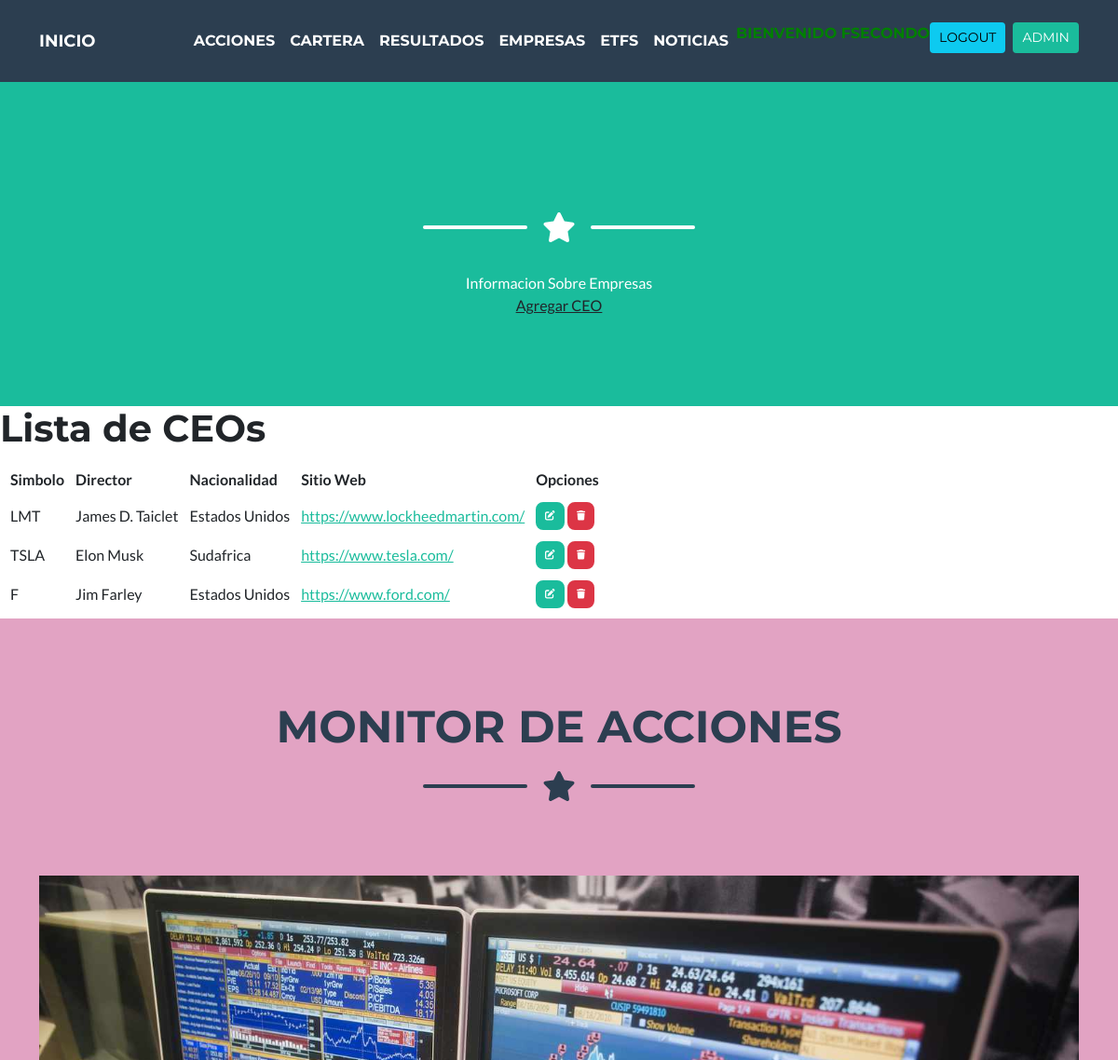
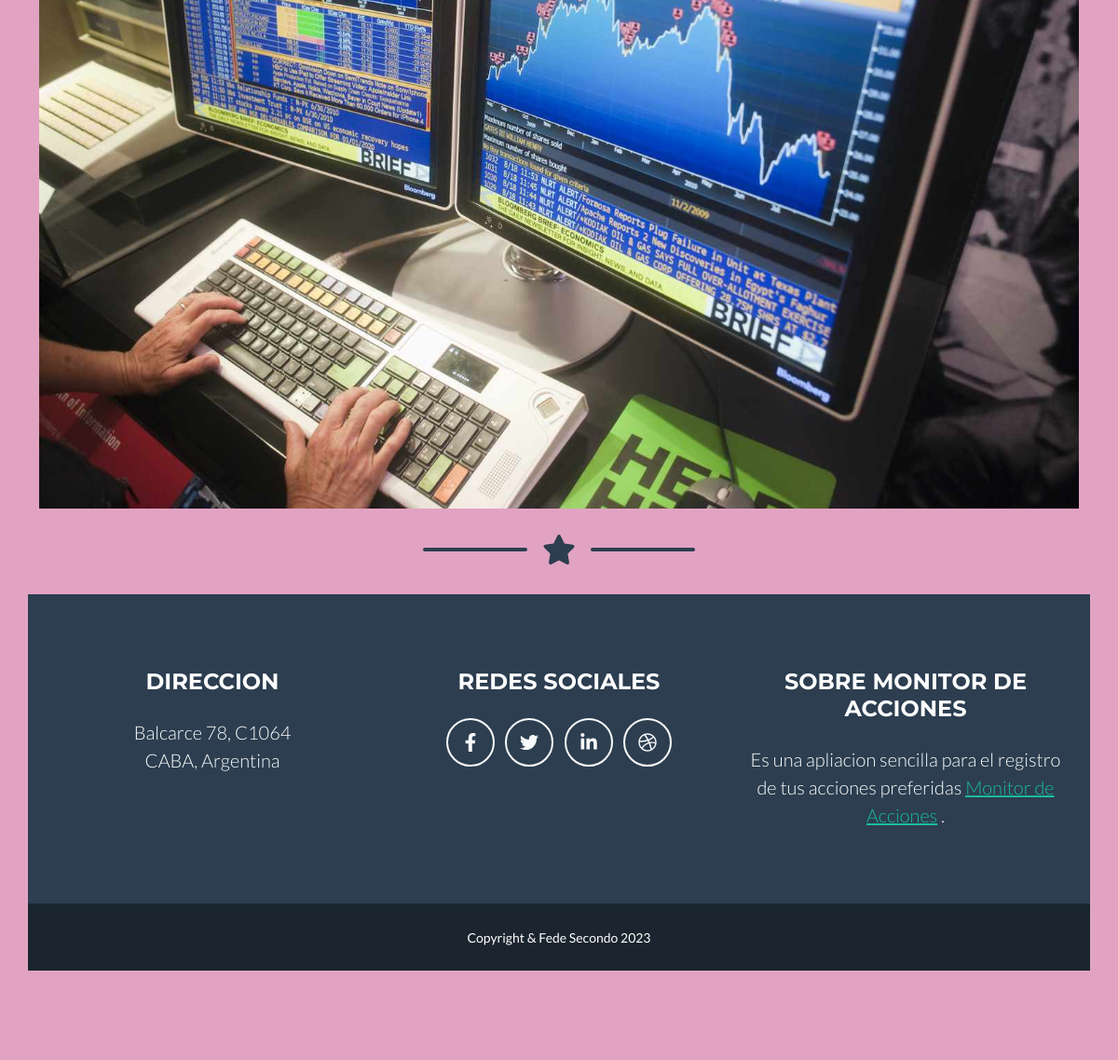
Screenshot of /acciones/ceos/ (signed in) with the database file from the repository (2 pictures, top to bottom).
### acciones/models.py (models this page shows, shortened)
class CEOEmpresa(models.Model):
    accion = models.OneToOneField(Accion, on_delete=models.CASCADE)
    nombre_director = models.CharField(max_length=100)
    nacionalidad = models.CharField(max_length=50)
    sitio_web = models.URLField()

class Accion(models.Model):
    simbolo = models.CharField(max_length=10)
    descripcion = models.TextField(default="Descripción", max_length=255)
    fecha_fundacion = models.DateField()

### acciones/views.py (the view)
# urls.py: path('ceos/', lista_ceos, name='lista_ceos'),
@login_required
def lista_ceos(request):
    ceos = CEOEmpresa.objects.all()
    return render(request, 'acciones/lista_ceos.html', {'ceos': ceos})

### acciones/templates/acciones/lista_ceos.html (shortened to what this page needs)
{% extends 'acciones/base.html' %}
{% load static %}
{% block cabecera%}
    Informacion Sobre Empresas
    <a href="{% url 'agregar_ceo' %}" class="enlace-agregar text-dark">Agregar CEO</a>
{% endblock cabecera %}
{% block contenido %}
    <h1>Lista de CEOs</h1>
    <table style="border-collapse: separate; border-spacing: 10px;">
        <thead>
            <tr>
                <th>Simbolo</th>
                <th>Director</th>
                <th>Nacionalidad</th>
                <th>Sitio Web</th>
                <th>Opciones</th>
            </tr>
        </thead>
        <tbody>
            {% for ceo in ceos %}
            <tr>
                <td>{{ ceo.accion.simbolo }}</td>
                <td>{{ ceo.nombre_director }}</td>
                <td>{{ ceo.nacionalidad }}</td>
                <td><a href="{{ ceo.sitio_web }}">{{ ceo.sitio_web }}</a></td>
                <td>
                    <a
                      href="{% url 'editar_ceo' ceo.id %}"
                      class="btn btn-primary"
                      style="--bs-btn-padding-y: .25rem; --bs-btn-padding-x: .5rem; --bs-btn-font-size: .75rem;"
                      ><i class="fa fa-edit fa-sm" title="Edit Record"></i>
                    </a>
                    <a
                      href="{% url 'eliminar_ceo' ceo.id %}"
                      class="btn btn-danger"
                      style="--bs-btn-padding-y: .25rem; --bs-btn-padding-x: .5rem; --bs-btn-font-size: .75rem;"
                      ><i class="fa fa-trash fa-sm" title="Delete Record"></i>
                    </a>
                </td>
            </tr>
            {% endfor %}
        </tbody>
    </table>
{% endblock contenido %}

### acciones/templates/acciones/base.html (shortened to what this page needs)
<!DOCTYPE html>
<html lang="en">
<head>
    {% load static %}
    <link href="https://cdn.jsdelivr.net/npm/bootstrap-icons@1.5.0/font/bootstrap-icons.css" rel="stylesheet" type="text/css" />
    <link rel="stylesheet" href="https://cdnjs.cloudflare.com/ajax/libs/font-awesome/6.4.0/css/all.min.css">
    <link href="{% static 'acciones/css/styles.css' %}" rel="stylesheet" />
</head>
<body id="page-top">
    <nav class="navbar navbar-expand-lg bg-secondary text-uppercase fixed-top" id="mainNav">
        <div class="container">
            <a class="navbar-brand" href="{% url 'inicio' %}" style="font-size: 18px;">Inicio</a>
            <div class="collapse navbar-collapse" id="navbarResponsive">
                <ul class="navbar-nav ms-auto">
                    {% if user.is_authenticated %}
                        <li class="nav-item"><a class="nav-link btn-sm" href="{% url 'lista_acciones' %}">Acciones</a></li>
                        <li class="nav-item"><a class="nav-link btn-sm" href="{% url 'lista_compras' %}">Cartera</a></li>
                        <li class="nav-item"><a class="nav-link btn-sm" href="{% url 'lista_resultados' %}">Resultados</a></li>
                        <li class="nav-item"><a class="nav-link btn-sm" href="{% url 'lista_ceos' %}">Empresas</a></li>
                        <li class="nav-item"><a class="nav-link btn-sm" href="{% url 'lista_etfs' %}">ETFs</a></li>
                        <li class="nav-item"><a class="nav-link btn-sm" href="{% url 'lista_bkn' %}">Noticias</a></li>
                        <li class="nav-item"><span style="color:green">Bienvenido {{ user.username|upper }}</span></li>
                        <li class="nav-item"><a class="btn btn-sm btn-info me-2" href="{% url 'logout' %}">Logout</a></li>
                        <li class="nav-item"><a class="btn btn-sm btn-primary" href="{% url 'admin:index' %}">Admin</a></li>
                    {% else %}
                        <li class="nav-item"><a class="btn btn-sm btn-info me-2" href="{% url 'register' %}">Registro</a></li>
                        <li class="nav-item"><a class="btn btn-sm btn-info me-2" href="{% url 'login' %}">Login</a></li>
                    {% endif %}
                </ul>
            </div>
        </div>
    </nav>
        <header class="masthead bg-primary text-white text-center">
            <div class="container d-flex align-items-center flex-column">
                <div class="divider-custom divider-light">
                    <div class="divider-custom-line"></div>
                    <div class="divider-custom-icon"><i class="fas fa-star"></i></div>
                    <div class="divider-custom-line"></div>
                </div>
                {% block cabecera %}{% endblock cabecera %}
            </div>
        </header>
        {% block contenido %}
        {%endblock contenido %}
        <section class="page-section portfolio" id="portfolio">
            <div class="container">
                <h2 class="page-section-heading text-center text-uppercase text-secondary mb-0">Monitor de Acciones</h2>
                <div class="divider-custom">
                    <div class="divider-custom-line"></div>
                    <div class="divider-custom-icon"><i class="fas fa-star"></i></div>
                    <div class="divider-custom-line"></div>
                </div>
                <div class="row justify-content-center">
                    <img class="img-fluid" src="{% static 'acciones/assets/img/portfolio/bloomberg.jpg'%}" alt="..." />
                <div class="divider-custom">
                    <div class="divider-custom-line"></div>
                    <div class="divider-custom-icon"><i class="fas fa-star"></i></div>
                    <div class="divider-custom-line"></div>
                </div>
        <footer class="footer text-center">
            <div class="container">
                <div class="row">
                    <div class="col-lg-4 mb-5 mb-lg-0">
                        <h4 class="text-uppercase mb-4">Direccion</h4>
                        <p class="lead mb-0">
                            Balcarce 78, C1064
                            <br />
                            CABA, Argentina
                        </p>
                    </div>
                    <div class="col-lg-4 mb-5 mb-lg-0">
                        <h4 class="text-uppercase mb-4">Redes Sociales</h4>
                        <a class="btn btn-outline-light btn-social mx-1" href="#!"><i class="fab fa-fw fa-facebook-f"></i></a>
                        <a class="btn btn-outline-light btn-social mx-1" href="#!"><i class="fab fa-fw fa-twitter"></i></a>
                        <a class="btn btn-outline-light btn-social mx-1" href="#!"><i class="fab fa-fw fa-linkedin-in"></i></a>
                        <a class="btn btn-outline-light btn-social mx-1" href="#!"><i class="fab fa-fw fa-dribbble"></i></a>
                    </div>
                    <div class="col-lg-4">
                        <h4 class="text-uppercase mb-4">Sobre Monitor de Acciones</h4>
                        <p class="lead mb-0">
                            Es una apliacion sencilla para el registro de tus acciones preferidas
                            <a href="https://www.google.com/finance/?hl=es">Monitor de Acciones</a>
                            .
                        </p>
                    </div>
                </div>
            </div>
        </footer>
        <div class="copyright py-4 text-center text-white">
            <div class="container"><small>Copyright & Fede Secondo 2023</small></div>
        </div>
    </body>
</html>

### acciones/templates/acciones/base.html (style rules this page uses)
.page-section.portfolio { background-color: rgb(226, 163, 195); }

### rows the page displays
CEOEmpresa: accion.simbolo "LMT", nombre_director "James D. Taiclet", nacionalidad "Estados Unidos", sitio_web "https://www.lockheedmartin.com/"
CEOEmpresa: accion.simbolo "TSLA", nombre_director "Elon Musk", nacionalidad "Sudafrica", sitio_web "https://www.tesla.com/"
CEOEmpresa: accion.simbolo "F", nombre_director "Jim Farley", nacionalidad "Estados Unidos", sitio_web "https://www.ford.com/"

### other values shown
{{ user.username|upper }} "FSECONDO"
